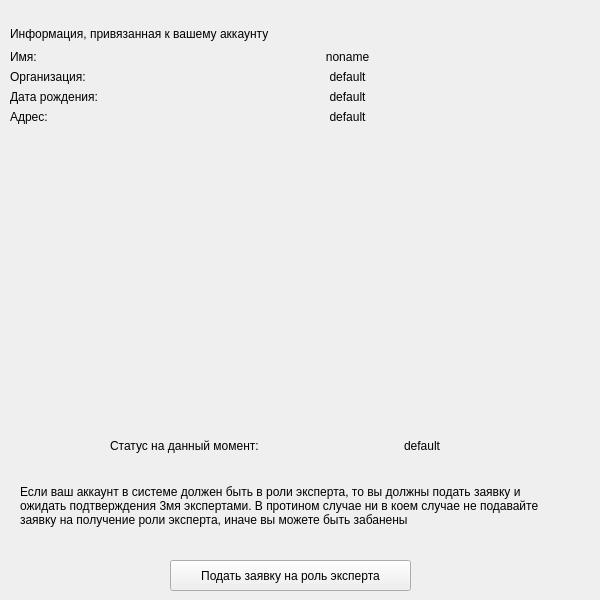
      <widget class="QWidget" name="pg_accountInfo">
       <widget class="QWidget" name="formLayoutWidget_2">
        <property name="geometry">
         <rect>
          <x>10</x>
          <y>50</y>
          <width>581</width>
          <height>91</height>
         </rect>
        </property>
        <layout class="QFormLayout" name="formLayout_4">
         <item row="0" column="0">
          <widget class="QLabel" name="label_25">
           <property name="text">
            <string>Имя:</string>
           </property>
          </widget>
         </item>
         <item row="0" column="1">
          <widget class="QLabel" name="lbl_imya">
           <property name="layoutDirection">
            <enum>Qt::LeftToRight</enum>
           </property>
           <property name="text">
            <string>noname</string>
           </property>
           <property name="alignment">
            <set>Qt::AlignCenter</set>
           </property>
          </widget>
         </item>
         <item row="1" column="0">
          <widget class="QLabel" name="label_28">
           <property name="text">
            <string>Организация:</string>
           </property>
          </widget>
         </item>
         <item row="1" column="1">
          <widget class="QLabel" name="lbl_organization">
           <property name="layoutDirection">
            <enum>Qt::LeftToRight</enum>
           </property>
           <property name="text">
            <string>default</string>
           </property>
           <property name="alignment">
            <set>Qt::AlignCenter</set>
           </property>
          </widget>
         </item>
         <item row="2" column="0">
          <widget class="QLabel" name="label_31">
           <property name="text">
            <string>Дата рождения:</string>
           </property>
          </widget>
         </item>
         <item row="2" column="1">
          <widget class="QLabel" name="lbl_dateOfBirth">
           <property name="layoutDirection">
            <enum>Qt::LeftToRight</enum>
           </property>
           <property name="text">
            <string>default</string>
           </property>
           <property name="alignment">
            <set>Qt::AlignCenter</set>
           </property>
          </widget>
         </item>
         <item row="3" column="0">
          <widget class="QLabel" name="label_41">
           <property name="text">
            <string>Адрес:</string>
           </property>
          </widget>
         </item>
         <item row="3" column="1">
          <widget class="QLabel" name="lbl_adress">
           <property name="layoutDirection">
            <enum>Qt::LeftToRight</enum>
           </property>
           <property name="text">
            <string>default</string>
           </property>
           <property name="alignment">
            <set>Qt::AlignCenter</set>
           </property>
          </widget>
         </item>
        </layout>
       </widget>
       <widget class="QLabel" name="label_32">
        <property name="geometry">
         <rect>
          <x>10</x>
          <y>24</y>
          <width>341</width>
          <height>20</height>
         </rect>
        </property>
        <property name="text">
         <string>Информация, привязанная к вашему аккаунту</string>
        </property>
       </widget>
       <widget class="QPushButton" name="pb_makeRequestToBeExpert">
        <property name="geometry">
         <rect>
          <x>170</x>
          <y>560</y>
          <width>241</width>
          <height>31</height>
         </rect>
        </property>
        <property name="text">
         <string>Подать заявку на роль эксперта</string>
        </property>
       </widget>
       <widget class="QLabel" name="label_43">
        <property name="geometry">
         <rect>
          <x>20</x>
          <y>470</y>
          <width>531</width>
          <height>71</height>
         </rect>
        </property>
        <property name="text">
         <string>Если ваш аккаунт в системе должен быть в роли эксперта, то вы должны подать заявку и ожидать подтверждения 3мя экспертами. В протином случае ни в коем случае не подавайте заявку на получение роли эксперта, иначе вы можете быть забанены </string>
        </property>
        <property name="wordWrap">
         <bool>true</bool>
        </property>
       </widget>
       <widget class="QWidget" name="horizontalLayoutWidget">
        <property name="geometry">
         <rect>
          <x>110</x>
          <y>430</y>
          <width>331</width>
          <height>31</height>
         </rect>
        </property>
        <layout class="QHBoxLayout" name="horizontalLayout">
         <item>
          <widget class="QLabel" name="label_44">
           <property name="text">
            <string>Статус на данный момент:</string>
           </property>
          </widget>
         </item>
         <item>
          <spacer name="horizontalSpacer">
           <property name="orientation">
            <enum>Qt::Horizontal</enum>
           </property>
           <property name="sizeHint" stdset="0">
            <size>
             <width>30</width>
             <height>20</height>
            </size>
           </property>
          </spacer>
         </item>
         <item>
          <widget class="QLabel" name="lbl_isExpert">
           <property name="text">
            <string>default</string>
           </property>
          </widget>
         </item>
        </layout>
       </widget>
      </widget>
